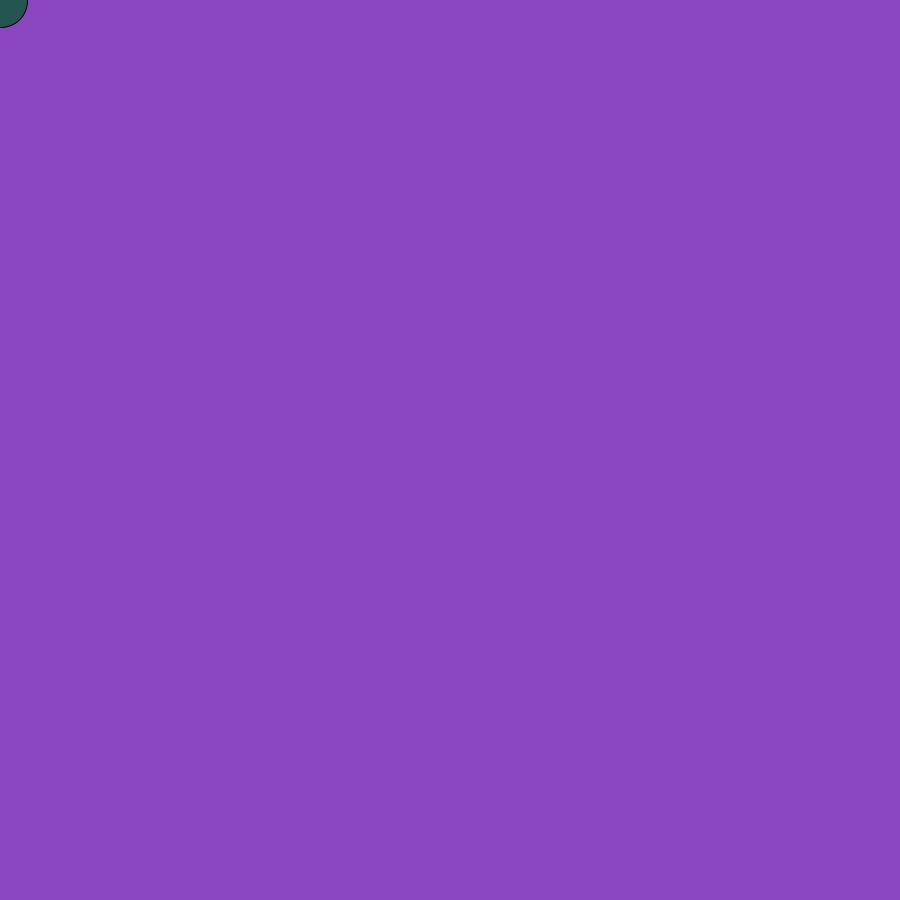
Frame 1 (no input)
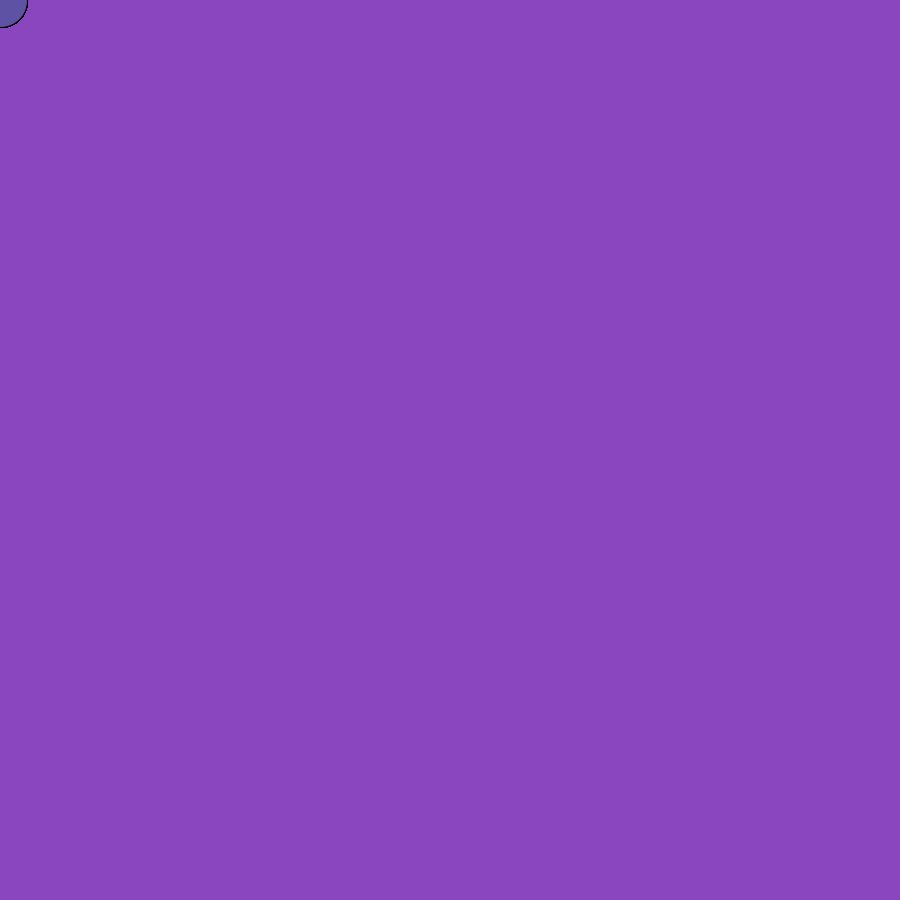
Frame 60 (the mouse pressed at the canvas centre just before this capture)
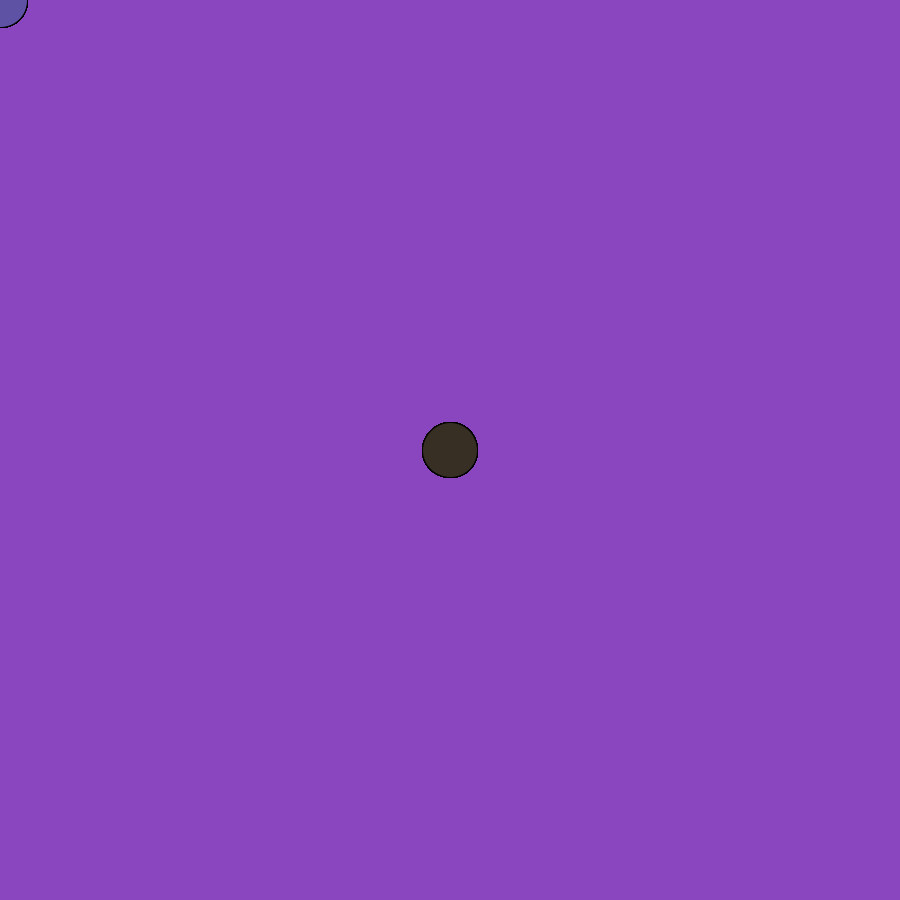
Frame 120 (the mouse held since frame 60 and released just before this capture)

The Processing sketch that drew these frames (run headless with seeded random() and noise(); from frame 60 on, the mouse is pressed at the canvas centre):

// Processing sketch: Random
// ── Random.pde
void setup() {
  size(900,900);
  frameRate(60);
  background(random(25,200),random(25,200),random(25,200));
}

void draw() {
  fill(random(160),random(100),random(255));
  ellipse(mouseX,mouseY,55,55);
  
  
}
